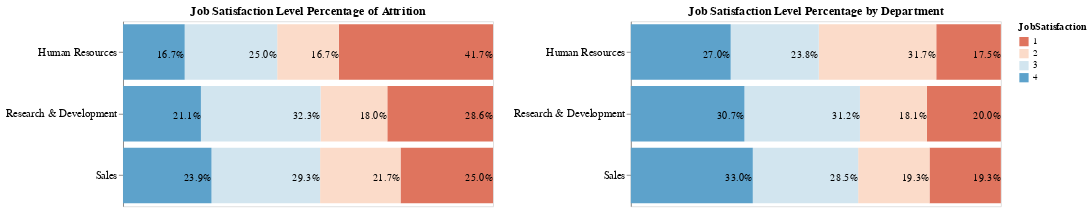

Source (notebook cell):
### Code cell
# Normalized stacked Bar Chart

# Job satisfaction in general by department
base = alt.Chart(df_satisfy).mark_bar().encode(
    x=alt.X('percent:Q', stack="normalize", axis= None),
    y=alt.Y('Department:N', axis =alt.Axis(labelFontSize=12, title=None)),
    order = alt.Order('JobSatisfaction:O', sort='descending')
)

bars = base.encode(
    detail = 'JobSatisfaction:O',
    color= alt.Color('JobSatisfaction:O', scale = alt.Scale(scheme='redblue')),
)

text = base.mark_text(dx=-15, dy=3, color='black').encode(
    text=alt.Text('percent:Q', format='.1%')
)

depart = alt.layer(bars, text).properties(
    title = 'Job Satisfaction Level Percentage by Department',
    width = 400,
    height = 200
)

# Job satisfaction of attrition by department
base = alt.Chart(df_satisfy_left).mark_bar().encode(
    x=alt.X('percent:Q', stack="normalize", axis= None),
    y=alt.Y('Department:N', axis =alt.Axis(labelFontSize=12, title=None)),
    order = alt.Order('JobSatisfaction:O', sort='descending')
)

bars = base.encode(
    detail = 'JobSatisfaction:O',
    color= alt.Color('JobSatisfaction:O', scale = alt.Scale(scheme='redblue')),
)

text = base.mark_text(dx=-15, dy=3, color='black').encode(
    text=alt.Text('percent:Q', format='.1%')
)

Depart_left = alt.layer(bars, text).properties(
    title = 'Job Satisfaction Level Percentage of Attrition',
    width = 400,
    height = 200
)

Depart_left | depart

### Figure 1 — Vega-Lite specification as saved in the notebook (floating-point values rounded to 4 significant figures)
{"config": {"view": {"continuousWidth": 400, "continuousHeight": 300}}, "hconcat": [{"layer": [{"mark": "bar", "encoding": {"color": {"type": "ordinal", "field": "JobSatisfaction", "scale": {"scheme": "redblue"}}, "detail": {"type": "ordinal", "field": "JobSatisfaction"}, "order": {"type": "ordinal", "field": "JobSatisfaction", "sort": "descending"}, "x": {"type": "quantitative", "axis": null, "field": "percent", "stack": "normalize"}, "y": {"type": "nominal", "axis": {"labelFontSize": 12, "title": null}, "field": "Department"}}}, {"mark": {"type": "text", "color": "black", "dx": -15, "dy": 3}, "encoding": {"order": {"type": "ordinal", "field": "JobSatisfaction", "sort": "descending"}, "text": {"type": "quantitative", "field": "percent", "format": ".1%"}, "x": {"type": "quantitative", "axis": null, "field": "percent", "stack": "normalize"}, "y": {"type": "nominal", "axis": {"labelFontSize": 12, "title": null}, "field": "Department"}}}], "data": {"name": "data-bd951f0e2833f9e99576b384ceb9d02c"}, "height": 200, "title": "Job Satisfaction Level Percentage of Attrition", "width": 400}, {"layer": [{"mark": "bar", "encoding": {"color": {"type": "ordinal", "field": "JobSatisfaction", "scale": {"scheme": "redblue"}}, "detail": {"type": "ordinal", "field": "JobSatisfaction"}, "order": {"type": "ordinal", "field": "JobSatisfaction", "sort": "descending"}, "x": {"type": "quantitative", "axis": null, "field": "percent", "stack": "normalize"}, "y": {"type": "nominal", "axis": {"labelFontSize": 12, "title": null}, "field": "Department"}}}, {"mark": {"type": "text", "color": "black", "dx": -15, "dy": 3}, "encoding": {"order": {"type": "ordinal", "field": "JobSatisfaction", "sort": "descending"}, "text": {"type": "quantitative", "field": "percent", "format": ".1%"}, "x": {"type": "quantitative", "axis": null, "field": "percent", "stack": "normalize"}, "y": {"type": "nominal", "axis": {"labelFontSize": 12, "title": null}, "field": "Department"}}}], "data": {"name": "data-17c30506bfc3e144edfafcdc8a4ac234"}, "height": 200, "title": "Job Satisfaction Level Percentage by Department", "width": 400}], "$schema": "https://vega.github.io/schema/vega-lite/v4.8.1.json", "datasets": {"data-bd951f0e2833f9e99576b384ceb9d02c": [{"Department": "Human Resources", "JobSatisfaction": 1, "counts": 5, "counts_left_depart": 12, "percent": 0.4167}, {"Department": "Human Resources", "JobSatisfaction": 2, "counts": 2, "counts_left_depart": 12, "percent": 0.1667}, {"Department": "Human Resources", "JobSatisfaction": 3, "counts": 3, "counts_left_depart": 12, "percent": 0.25}, {"Department": "Human Resources", "JobSatisfaction": 4, "counts": 2, "counts_left_depart": 12, "percent": 0.1667}, {"Department": "Research & Development", "JobSatisfaction": 1, "counts": 38, "counts_left_depart": 133, "percent": 0.2857}, {"Department": "Research & Development", "JobSatisfaction": 2, "counts": 24, "counts_left_depart": 133, "percent": 0.1805}, {"Department": "Research & Development", "JobSatisfaction": 3, "counts": 43, "counts_left_depart": 133, "percent": 0.3233}, {"Department": "Research & Development", "JobSatisfaction": 4, "counts": 28, "counts_left_depart": 133, "percent": 0.2105}, {"Department": "Sales", "JobSatisfaction": 1, "counts": 23, "counts_left_depart": 92, "percent": 0.25}, {"Department": "Sales", "JobSatisfaction": 2, "counts": 20, "counts_left_depart": 92, "percent": 0.2174}, {"Department": "Sales", "JobSatisfaction": 3, "counts": 27, "counts_left_depart": 92, "percent": 0.2935}, {"Department": "Sales", "JobSatisfaction": 4, "counts": 22, "counts_left_depart": 92, "percent": 0.2391}], "data-17c30506bfc3e144edfafcdc8a4ac234": [{"Department": "Human Resources", "JobSatisfaction": 1, "counts": 11, "counts_dept": 63, "percent": 0.1746}, {"Department": "Human Resources", "JobSatisfaction": 2, "counts": 20, "counts_dept": 63, "percent": 0.3175}, {"Department": "Human Resources", "JobSatisfaction": 3, "counts": 15, "counts_dept": 63, "percent": 0.2381}, {"Department": "Human Resources", "JobSatisfaction": 4, "counts": 17, "counts_dept": 63, "percent": 0.2698}, {"Department": "Research & Development", "JobSatisfaction": 1, "counts": 192, "counts_dept": 961, "percent": 0.1998}, {"Department": "Research & Development", "JobSatisfaction": 2, "counts": 174, "counts_dept": 961, "percent": 0.1811}, {"Department": "Research & Development", "JobSatisfaction": 3, "counts": 300, "counts_dept": 961, "percent": 0.3122}, {"Department": "Research & Development", "JobSatisfaction": 4, "counts": 295, "counts_dept": 961, "percent": 0.307}, {"Department": "Sales", "JobSatisfaction": 1, "counts": 86, "counts_dept": 446, "percent": 0.1928}, {"Department": "Sales", "JobSatisfaction": 2, "counts": 86, "counts_dept": 446, "percent": 0.1928}, {"Department": "Sales", "JobSatisfaction": 3, "counts": 127, "counts_dept": 446, "percent": 0.2848}, {"Department": "Sales", "JobSatisfaction": 4, "counts": 147, "counts_dept": 446, "percent": 0.3296}]}}
